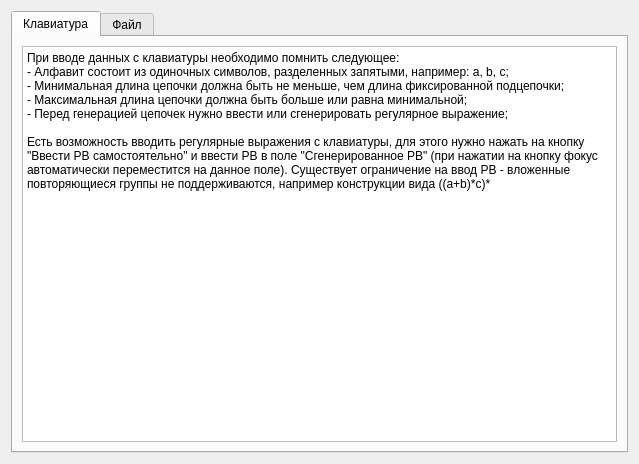
<?xml version="1.0" encoding="UTF-8"?>
<ui version="4.0">
 <class>Form</class>
 <widget class="QWidget" name="Form">
  <property name="geometry">
   <rect>
    <x>0</x>
    <y>0</y>
    <width>639</width>
    <height>464</height>
   </rect>
  </property>
  <property name="windowTitle">
   <string>Справка</string>
  </property>
  <layout class="QGridLayout" name="gridLayout">
   <item row="0" column="0">
    <widget class="QTabWidget" name="tabWidget">
     <property name="font">
      <font>
       <pointsize>9</pointsize>
      </font>
     </property>
     <property name="currentIndex">
      <number>0</number>
     </property>
     <widget class="QWidget" name="tab">
      <attribute name="title">
       <string>Клавиатура</string>
      </attribute>
      <layout class="QGridLayout" name="gridLayout_2">
       <item row="0" column="0">
        <widget class="QPlainTextEdit" name="plainTextEdit">
         <property name="font">
          <font>
           <pointsize>9</pointsize>
          </font>
         </property>
         <property name="readOnly">
          <bool>true</bool>
         </property>
         <property name="plainText">
          <string>При вводе данных с клавиатуры необходимо помнить следующее:
- Алфавит состоит из одиночных символов, разделенных запятыми, например: a, b, c;
- Минимальная длина цепочки должна быть не меньше, чем длина фиксированной подцепочки;
- Максимальная длина цепочки должна быть больше или равна минимальной;
- Перед генерацией цепочек нужно ввести или сгенерировать регулярное выражение;

Есть возможность вводить регулярные выражения с клавиатуры, для этого нужно нажать на кнопку &quot;Ввести РВ самостоятельно&quot; и ввести РВ в поле &quot;Сгенерированное РВ&quot; (при нажатии на кнопку фокус автоматически переместится на данное поле). Существует ограничение на ввод РВ - вложенные повторяющиеся группы не поддерживаются, например конструкции вида ((a+b)*c)*</string>
         </property>
        </widget>
       </item>
      </layout>
     </widget>
     <widget class="QWidget" name="tab_2">
      <attribute name="title">
       <string>Файл</string>
      </attribute>
      <layout class="QGridLayout" name="gridLayout_3">
       <item row="0" column="0">
        <widget class="QPlainTextEdit" name="plainTextEdit_2">
         <property name="readOnly">
          <bool>true</bool>
         </property>
         <property name="plainText">
          <string>Формат данных при вводе из файла похож на формат ini, и информация записывается в следующем виде:
keyword = value
где keyword - ключевое слово, список которых представлен ниже, value - значение параметра.

Список параметров:
- alphabet - алфавит, сщстоящий из одиночных символов, разделенных запятыми, например: a, b, c;
- multiplier - кратность длины цепочки, целое число;
- substring - фиксированная подцепочка, которая будет присутствовать во всех генерируемых цепочках;
- minLength - минимальная длина цепочки, целое число;
- maxLength - максимальная длина цепочки, целое число.</string>
         </property>
        </widget>
       </item>
      </layout>
     </widget>
    </widget>
   </item>
  </layout>
 </widget>
 <resources/>
 <connections/>
</ui>
